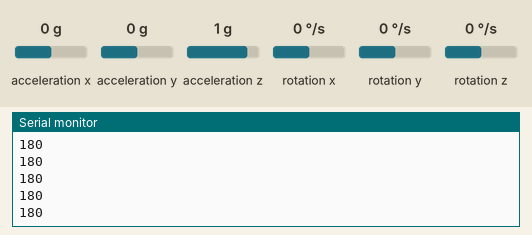
A sketch run on a simulated ESP32. Parts: the last lines printed to the serial monitor. Wiring (inferred from the names in the program): MPU-6050 motion sensor at I2C address 0x68. Inputs (shaded band) come from the test bench; at power-on: acceleration y 0 g, acceleration x 0 g, acceleration z 1 g, rotation x 0 °/s, rotation y 0 °/s, rotation z 0 °/s.

Above: at 1.2 s.
1.3 s: acceleration y set to -1.4 g
At 2.2 s:
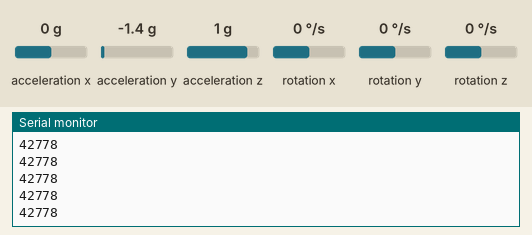
2.8 s: acceleration y set to -0.8 g
At 3.9 s:
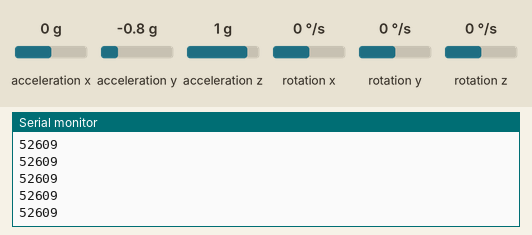
Timing chart, 0 to 5.8 s (numbered marks = the images above; inputs shaded):
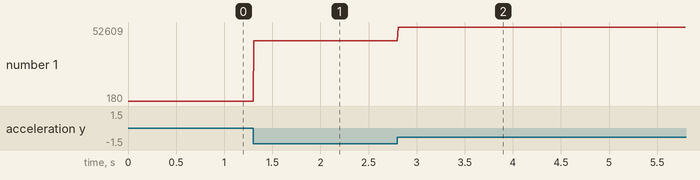

The sketch:

MP6050.ino
```cpp
    #define RX 2      // Arduino RX line on pin D2
    #define TX 3      // Arduino TX line on pin D3

    #define MPU 0x68  // I2C address of the MPU-6050

    #define Accl_x_Offset +800
    #define Accl_y_Offset -180
    #define Accl_z_Offset -1800

    #define Gyro_x_Offset -306
    #define Gyro_y_Offset -96
    #define Gyro_z_Offset +12

    #define MPU6050_D3 3
    #define MPU6050_D4 4
    #define MPU6050_AFS_SEL0   MPU6050_D3
    #define MPU6050_AFS_SEL1   MPU6050_D4
    #define MPU6050_AFS_SEL_3 (bit(MPU6050_AFS_SEL1)|bit(MPU6050_AFS_SEL0))
    #define MPU6050_AFS_SEL_16G MPU6050_AFS_SEL_3

    #include <Wire.h>

    unsigned long New_Time = 0, Old_Time = 0;
    float Loop_Time;

    int Temp_Raw;
    int Accl_x_Raw, Accl_y_Raw, Accl_z_Raw;
    int Gyro_x_Raw, Gyro_y_Raw, Gyro_z_Raw;

    float Temp;
    float Accl_x, Accl_y, Accl_z;
    float Gyro_x, Gyro_y, Gyro_z;
    float Angle_x, Angle_y, Angle_z;

    float New_Accl_x = 0.0, New_Accl_y = 0.0, New_Accl_z = 0.0;
    float Old_Accl_x = 0.0, Old_Accl_y = 0.0, Old_Accl_z = 0.0;

    float New_Velo_x = 0.0, New_Velo_y = 0.0, New_Velo_z = 0.0;
    float Old_Velo_x = 0.0, Old_Velo_y = 0.0, Old_Velo_z = 0.0;

    int meas_type = 0;

    float square(float n) {
      return n*n;
    }

    void setup()
    {
      Serial.begin(9600);

      Wire.begin(0,2);
      Wire.beginTransmission(MPU);
      Wire.write(0x6B);  // PWR_MGMT_1 register
      Wire.write(0);     // set to zero (wakes up the MPU-6050)
      Wire.endTransmission();
      //Wire.beginTransmission(MPU);
      //Wire.write(0x1C);
      //Wire.write(0x03);
      //Wire.endTransmission();
    }

    void loop()
    {
      Wire.beginTransmission(MPU);
      Wire.write(0x3B);                         // starting with register 0x3B (ACCEL_XOUT_H)
      Wire.endTransmission();
      Wire.requestFrom(MPU, 14);                // request a total of 14 registers

      // Acquisition of raw values from MPU 6050
      Accl_x_Raw = Wire.read()<<8|Wire.read();  // 0x3B (ACCEL_XOUT_H) & 0x3C (ACCEL_XOUT_L)
      Accl_y_Raw = Wire.read()<<8|Wire.read();  // 0x3D (ACCEL_YOUT_H) & 0x3E (ACCEL_YOUT_L)
      Accl_z_Raw = Wire.read()<<8|Wire.read();  // 0x3F (ACCEL_ZOUT_H) & 0x40 (ACCEL_ZOUT_L)

      Temp_Raw   = Wire.read()<<8|Wire.read();  // 0x41 (TEMP_OUT_H)   & 0x42 (TEMP_OUT_L)

      Gyro_x_Raw = Wire.read()<<8|Wire.read();  // 0x43 (GYRO_XOUT_H)  & 0x44 (GYRO_XOUT_L)
      Gyro_y_Raw = Wire.read()<<8|Wire.read();  // 0x45 (GYRO_YOUT_H)  & 0x46 (GYRO_YOUT_L)
      Gyro_z_Raw = Wire.read()<<8|Wire.read();  // 0x47 (GYRO_ZOUT_H)  & 0x48 (GYRO_ZOUT_L)

      // Offset Elimination
      Accl_x_Raw -= Accl_x_Offset;
      Accl_y_Raw -= Accl_y_Offset;
      Accl_z_Raw -= Accl_z_Offset;

      Gyro_x_Raw -= Gyro_x_Offset;
      Gyro_y_Raw -= Gyro_y_Offset;
      Gyro_z_Raw -= Gyro_z_Offset;

      // Conversion from raw values to Accelerations [g],
      // Temperature [°C] and Rotation Speed [°/sec]
      Accl_x = (float) Accl_x_Raw * 4.0 / 65536.0;
      Accl_y = (float) Accl_y_Raw * 4.0 / 65536.0;
      Accl_z = (float) Accl_z_Raw * 4.0 / 65536.0;

      Temp = ((float)Temp_Raw + 521.0) / 340.0 + 29.1;  // Default value = + 35

      Gyro_x = (float) Gyro_x_Raw * 500.0 / 65536.0;
      Gyro_y = (float) Gyro_y_Raw * 500.0 / 65536.0;
      Gyro_z = (float) Gyro_z_Raw * 500.0 / 65536.0;

      // Conversion from acceleration to angle
      Angle_x = atan (Accl_x / sqrt (square (Accl_y) + square (Accl_z))) * 180/PI;
      Angle_y = atan (Accl_y / sqrt (square (Accl_x) + square (Accl_z))) * 180/PI;
      Angle_z = atan (Accl_z / sqrt (square (Accl_x) + square (Accl_y))) * 180/PI;

      // Conversion of Accelerations from g to (m/s)/s

      Accl_x *= 9.81;
      Accl_y *= 9.81;
      Accl_z *= 9.81;


      //Serial.print("Accl x: ");
      //Serial.println(Accl_x_Raw);
      //Serial.print("Accl_y: ");
      Serial.println(Accl_y_Raw);
      //Serial.print("Accl_z: ");
      //Serial.println(Accl_z_Raw);

      // Computation of velocity in mm/s

      New_Accl_x = Accl_x;
      New_Accl_y = Accl_y;
      New_Accl_z = Accl_z;

      New_Velo_x = Old_Velo_x + Old_Accl_x * Loop_Time * 1000.0;
      New_Velo_y = Old_Velo_y + Old_Accl_y * Loop_Time * 1000.0;
      New_Velo_z = Old_Velo_z + Old_Accl_z * Loop_Time * 1000.0;

      Old_Accl_x = New_Accl_x;
      Old_Accl_y = New_Accl_y;
      Old_Accl_z = New_Accl_z;

      Old_Velo_x = New_Velo_x;
      Old_Velo_y = New_Velo_y;
      Old_Velo_z = New_Velo_z;

      //delay(500);

    }
```

Measured:
- after the input at 1.3 s, the serial monitor: prints a new line at once (image 1)
- after the input at 2.8 s, the serial monitor: prints a new line at once (image 2)
- plotted number 1: 180 → 42778 after the input at 1.3 s, 42778 → 5260 after the input at 2.8 s
